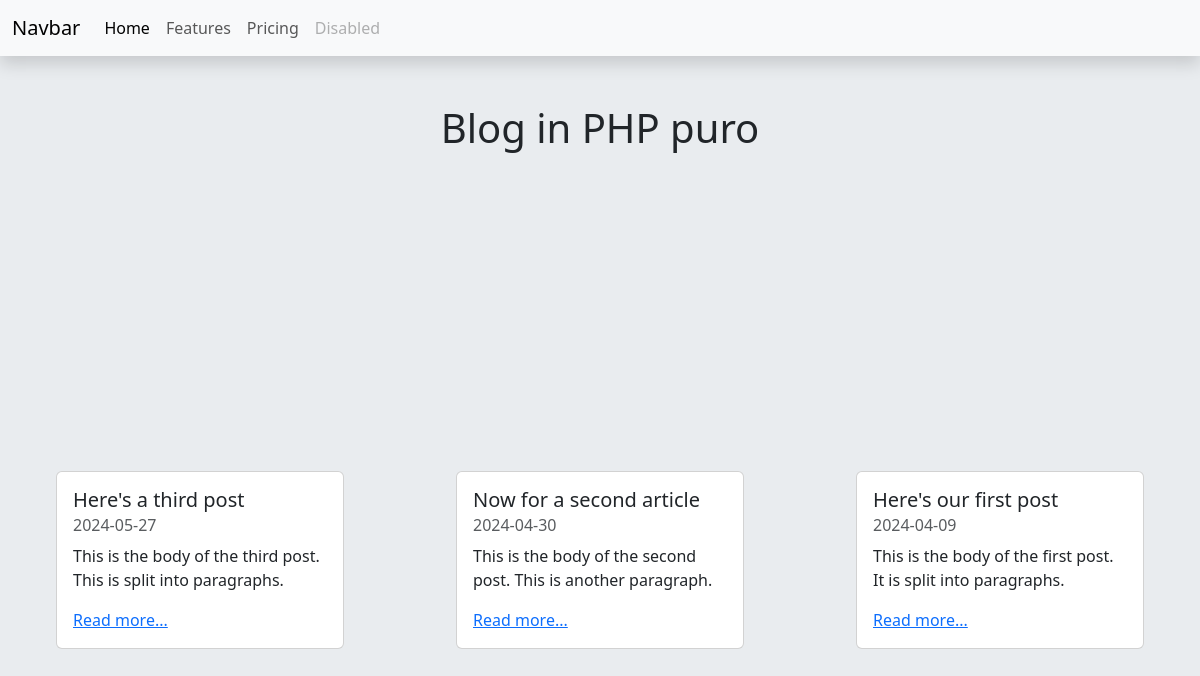
The page / on the database its author committed.
### tables this page shows
CREATE TABLE post (
    id INTEGER PRIMARY KEY AUTOINCREMENT NOT NULL,
    title VARCHAR NOT NULL,
    body VARCHAR NOT NULL,
    user_id INTEGER NOT NULL,
    created_at VARCHAR NOT NULL,
    updated_at VARCHAR
);

### lib/common.php (called while the page is built, shortened)
<?php
function htmlEscape($html)
{
    return htmlspecialchars($html, ENT_HTML5, 'UTF-8');
}

### lib/components.php (the view)
<?php
function returnNav()
{
  return '<nav class="navbar navbar-expand-lg bg-body-tertiary shadow">
  <div class="container-fluid">
    <a class="navbar-brand" href="#">Navbar</a>
    <button class="navbar-toggler" type="button" data-bs-toggle="collapse" data-bs-target="#navbarNav" aria-controls="navbarNav" aria-expanded="false" aria-label="Toggle navigation">
      <span class="navbar-toggler-icon"></span>
    </button>
    <div class="collapse navbar-collapse" id="navbarNav">
      <ul class="navbar-nav">
        <li class="nav-item">
          <a class="nav-link active" aria-current="page" href="./">Home</a>
        </li>
        <li class="nav-item">
          <a class="nav-link" href="#">Features</a>
        </li>
        <li class="nav-item">
          <a class="nav-link" href="#">Pricing</a>
        </li>
        <li class="nav-item">
          <a class="nav-link disabled" aria-disabled="true">Disabled</a>
        </li>
      </ul>
    </div>
  </div>
</nav>';
}
function returnArticle($row)
{
  $title = htmlEscape($row['title']);
  $createdAt = $row['created_at'];
  $body = htmlEscape($row['body']);
  $postId = $row['id'];
  $articleHTML = '
  <article class="card" style="width: 18rem;">
  <div class="card-body">
    <h5 class="card-title">' . $title . '</h5>
    <h6 class="card-subtitle mb-2 text-body-secondary">' . $createdAt . '</h6>
    <p class="card-text">' . $body . '</p>
    <a href="show.php?post_id=' . $postId . '" class="card-link">Read more...</a>
  </div>
  </article>';
  return $articleHTML;
}

### index.php (shortened to what this page needs)
<?php
require_once 'lib/common.php';
require_once 'lib/components.php';
$pdo = getPDO();
try {
    $stmt = $pdo->query(
        'SELECT
      id, title, created_at, body
    FROM
      post
    ORDER BY
      created_at DESC'
    );
} catch (PDOException $e) {
    echo "Errore durante l'esecuzione della query: " . $e->getMessage();
}
?>
<!doctype html>
<html lang="en">
<head>
    <link href="https://cdn.jsdelivr.net/npm/bootstrap@5.3.3/dist/css/bootstrap.min.css" rel="stylesheet">
</head>
<body class="bg-body-secondary vh-100">
    <?php echo returnNav() ?>
    <?php require 'templates/title.php' ?>
    <main class="container-fluid h-100">
        <div class="row align-items-center h-100 justify-content-center">
            <?php while ($row = $stmt->fetch(PDO::FETCH_ASSOC)) : ?>
                <div class="col-12 col-md-4 mx-auto  d-flex flex-column align-items-center">
                    <?php echo returnArticle($row) ?>
                </div>
            <?php endwhile ?>
        </div>
    </main>
</body>
</html>

### templates/title.php
<header class="text-center pt-5">
    <h1>Blog in PHP puro</h1>
</header>

### rows shown on the page
post: title "Here's a third post", created_at "2024-05-27", body "This is the body of the third post. This is split into paragraphs."
post: title "Now for a second article", created_at "2024-04-30", body "This is the body of the second post. This is another paragraph."
post: title "Here's our first post", created_at "2024-04-09", body "This is the body of the first post. It is split into paragraphs."
